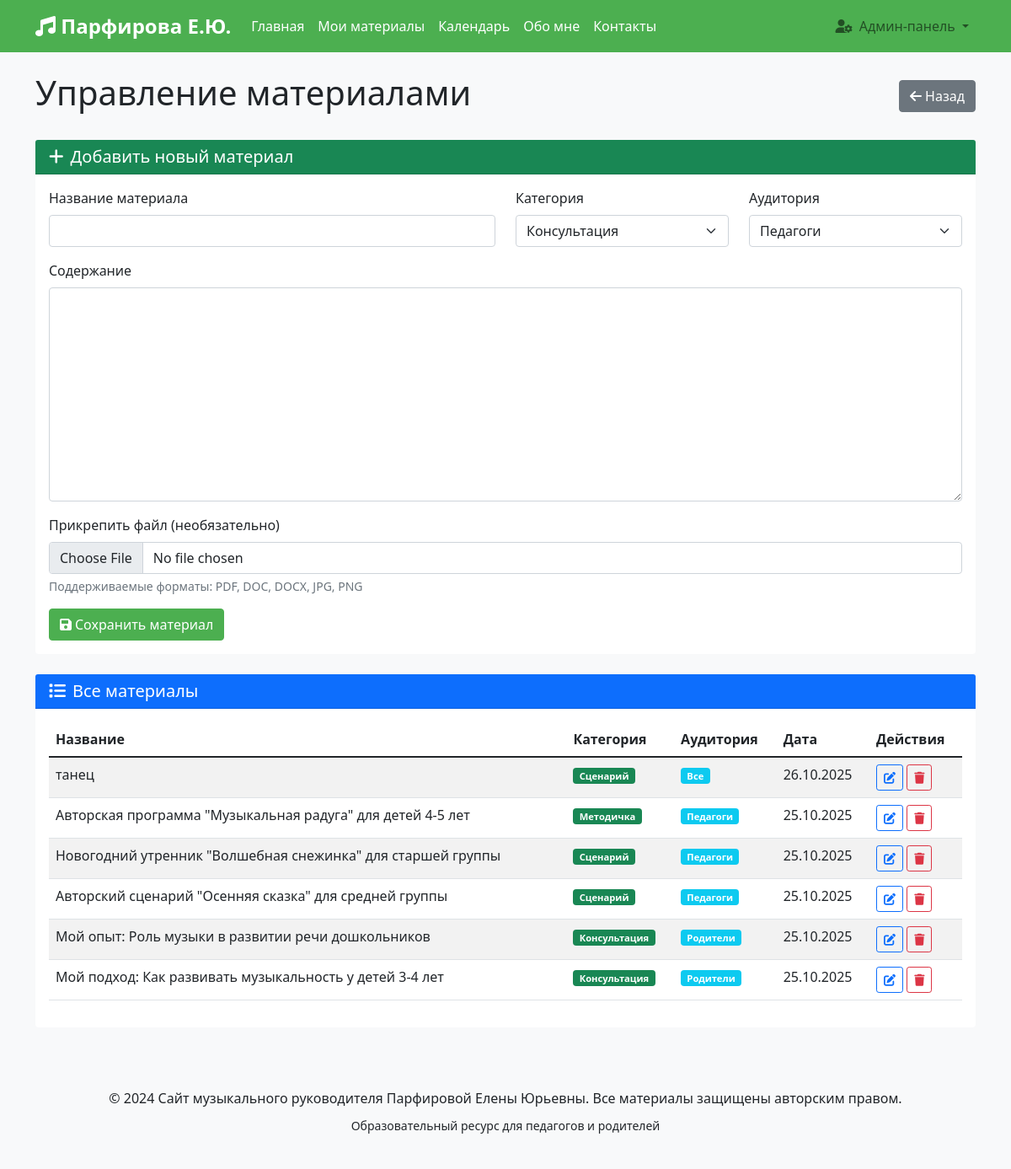
Page /admin/materials (signed in) on the earlier database version.
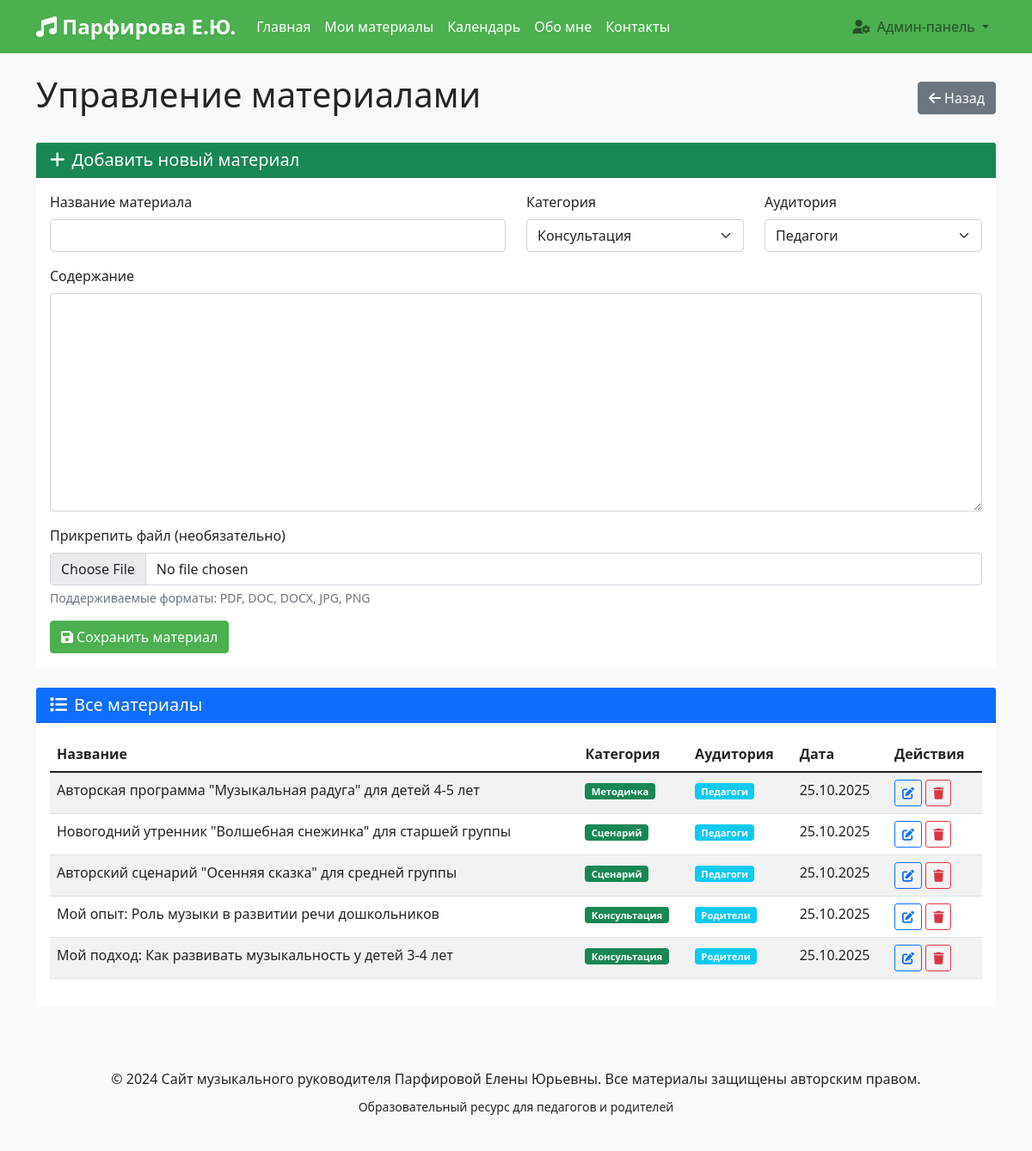
Same page on the later database version.
### models.py (models this page shows)
class Material(db.Model):
    id = db.Column(db.Integer, primary_key=True)
    title = db.Column(db.String(200), nullable=False)
    content = db.Column(db.Text, nullable=False)
    category = db.Column(db.String(50), nullable=False)
    target_audience = db.Column(db.String(50), nullable=False)
    created_date = db.Column(db.DateTime, nullable=False, default=lambda: datetime.now(timezone.utc))
    file_path = db.Column(db.String(300))
    is_published = db.Column(db.Boolean, default=True)

### app.py (the view, shortened to what this page needs)
@app.route('/admin/materials', methods=['GET', 'POST'])
@login_required
def admin_materials():
    form = MaterialForm()
    materials_list = Material.query.order_by(Material.created_date.desc()).all()
    return render_template('admin/materials.html', form=form, materials=materials_list)

### forms.py
class MaterialForm(FlaskForm):
    title = StringField('Название', validators=[DataRequired(), Length(max=200)])
    content = TextAreaField('Содержание', validators=[DataRequired()])
    category = SelectField('Категория', choices=[
        ('consultation', 'Консультация'),
        ('scenario', 'Сценарий праздника'),
        ('methodical', 'Методическая разработка'),
        ('article', 'Статья')
    ], validators=[DataRequired()])
    target_audience = SelectField('Для кого', choices=[
        ('teachers', 'Педагоги'),
        ('parents', 'Родители'),
        ('all', 'Все')
    ], validators=[DataRequired()])
    file = FileField('Файл', validators=[FileAllowed(['pdf', 'doc', 'docx', 'jpg', 'png'], 'Только документы и изображения!')])

### app.py (called while the page is built)
@login_manager.user_loader
def load_user(user_id):
    return db.session.get(User, int(user_id))

### templates/admin/materials.html (shortened to what the changed rows need)
{% extends "base.html" %}
{% block content %}
<div class="container mt-4">
    <div class="d-flex justify-content-between align-items-center mb-4">
        <h1>Управление материалами</h1>
    </div>
    <div class="card">
        <div class="card-body">
            <div class="table-responsive">
                <table class="table table-striped">
                    <thead>
                        <tr>
                            <th>Название</th>
                            <th>Категория</th>
                            <th>Аудитория</th>
                            <th>Дата</th>
                            <th>Действия</th>
                        </tr>
                    </thead>
                    <tbody>
                        {% for material in materials %}
                        <tr>
                            <td>{{ material.title }}</td>
                            <td>
                                <span class="badge bg-success">
                                    {% if material.category == 'consultation' %}Консультация
                                    {% elif material.category == 'scenario' %}Сценарий
                                    {% elif material.category == 'methodical' %}Методичка
                                    {% else %}Статья{% endif %}
                                </span>
                            </td>
                            <td>
                                <span class="badge bg-info">
                                    {% if material.target_audience == 'teachers' %}Педагоги
                                    {% elif material.target_audience == 'parents' %}Родители
                                    {% else %}Все{% endif %}
                                </span>
                            </td>
                            <td>{{ material.created_date.strftime('%d.%m.%Y') }}</td>
                            <td>
                                <a href="{{ url_for('edit_material', material_id=material.id) }}"
                                    class="btn btn-sm btn-outline-primary">
                                    <i class="fas fa-edit"></i>
                                </a>
                                <a href="{{ url_for('delete_material', material_id=material.id) }}"
                                    class="btn btn-sm btn-outline-danger" onclick="return confirm('Удалить материал?')">
                                    <i class="fas fa-trash"></i>
                                </a>
                            </td>
                        </tr>
                        {% endfor %}
                    </tbody>
                </table>
            </div>
        </div>
    </div>
</div>
{% endblock %}

Differences in the rows shown:
removed Material: title "танец", category "Сценарий", target_audience "Все", created_date "26.10.2025"
